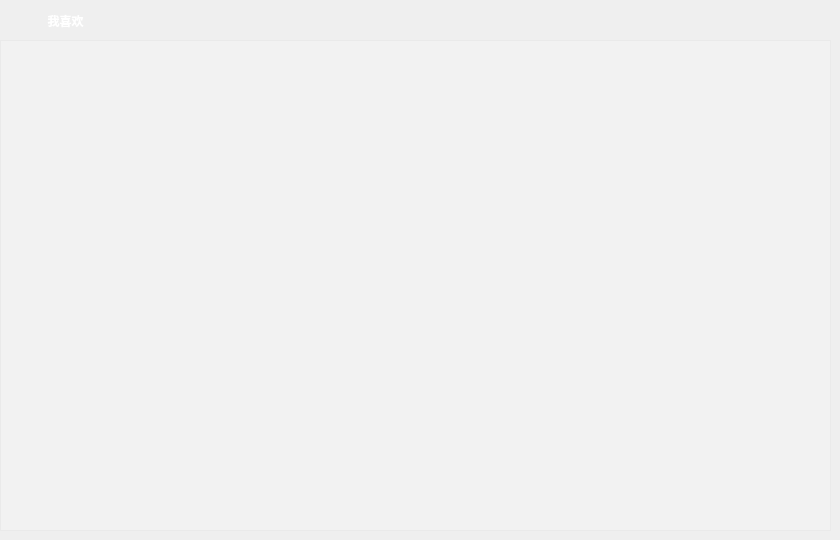
   <widget class="QWidget" name="page_2">
    <widget class="QLabel" name="titleLabel_4">
     <property name="enabled">
      <bool>true</bool>
     </property>
     <property name="geometry">
      <rect>
       <x>30</x>
       <y>0</y>
       <width>71</width>
       <height>41</height>
      </rect>
     </property>
     <property name="font">
      <font>
       <family>Microsoft YaHei UI</family>
       <pointsize>9</pointsize>
       <weight>75</weight>
       <italic>false</italic>
       <bold>true</bold>
      </font>
     </property>
     <property name="styleSheet">
      <string notr="true">color:rgb(255, 255, 255);
</string>
     </property>
     <property name="text">
      <string>我喜欢</string>
     </property>
     <property name="alignment">
      <set>Qt::AlignCenter</set>
     </property>
    </widget>
    <widget class="MusicListWidget" name="favorMusicWidget">
     <property name="geometry">
      <rect>
       <x>0</x>
       <y>40</y>
       <width>831</width>
       <height>491</height>
      </rect>
     </property>
     <property name="font">
      <font>
       <weight>75</weight>
       <bold>true</bold>
      </font>
     </property>
     <property name="styleSheet">
      <string notr="true">color: rgb(255, 255, 255);
background-color: rgba(255, 255, 255, 50);
</string>
     </property>
     <property name="horizontalScrollBarPolicy">
      <enum>Qt::ScrollBarAlwaysOff</enum>
     </property>
     <property name="sizeAdjustPolicy">
      <enum>QAbstractScrollArea::AdjustToContentsOnFirstShow</enum>
     </property>
     <property name="selectionMode">
      <enum>QAbstractItemView::SingleSelection</enum>
     </property>
     <property name="isWrapping" stdset="0">
      <bool>false</bool>
     </property>
     <property name="wordWrap">
      <bool>false</bool>
     </property>
     <property name="selectionRectVisible">
      <bool>false</bool>
     </property>
     <property name="sortingEnabled">
      <bool>false</bool>
     </property>
    </widget>
    <widget class="QPushButton" name="btnAddtoFavor">
     <property name="geometry">
      <rect>
       <x>0</x>
       <y>0</y>
       <width>35</width>
       <height>41</height>
      </rect>
     </property>
     <property name="minimumSize">
      <size>
       <width>35</width>
       <height>35</height>
      </size>
     </property>
     <property name="cursor">
      <cursorShape>PointingHandCursor</cursorShape>
     </property>
     <property name="toolTip">
      <string>添加音乐</string>
     </property>
     <property name="styleSheet">
      <string notr="true">QPushButton
{
background-image: url(:/image/image/image/add.png);
background-repeat:no-repeat;
background-position:center center;
border:none;
}

QPushButton:hover{
background-image: url(:/image/image/image-hover/add-hover.png);
background-repeat:no-repeat;
background-position:center center;
}

QPushButton:pressed{
background-image: url(:/image/image/image/add.png);
background-repeat:no-repeat;
background-position:center center;
}
</string>
     </property>
     <property name="text">
      <string/>
     </property>
    </widget>
    <widget class="QWidget" name="layoutWidget_2">
     <property name="geometry">
      <rect>
       <x>670</x>
       <y>0</y>
       <width>155</width>
       <height>43</height>
      </rect>
     </property>
     <layout class="QHBoxLayout" name="horizontalLayout_3">
      <item>
       <widget class="QPushButton" name="btnSortSinger_2">
        <property name="font">
         <font>
          <family>Microsoft YaHei UI</family>
          <pointsize>10</pointsize>
          <weight>75</weight>
          <bold>true</bold>
         </font>
        </property>
        <property name="cursor">
         <cursorShape>PointingHandCursor</cursorShape>
        </property>
        <property name="toolTip">
         <string>按歌手名排序</string>
        </property>
        <property name="styleSheet">
         <string notr="true"/>
        </property>
        <property name="text">
         <string/>
        </property>
        <property name="icon">
         <iconset resource="../qrc/imagefile.qrc">
          <normaloff>:/image/image/image/singer.png</normaloff>:/image/image/image/singer.png</iconset>
        </property>
        <property name="iconSize">
         <size>
          <width>30</width>
          <height>30</height>
         </size>
        </property>
        <property name="flat">
         <bool>true</bool>
        </property>
       </widget>
      </item>
      <item>
       <widget class="QPushButton" name="btnSortTitle_2">
        <property name="font">
         <font>
          <family>Microsoft YaHei UI</family>
          <pointsize>10</pointsize>
          <weight>75</weight>
          <bold>true</bold>
         </font>
        </property>
        <property name="cursor">
         <cursorShape>PointingHandCursor</cursorShape>
        </property>
        <property name="toolTip">
         <string>按歌曲名排序</string>
        </property>
        <property name="styleSheet">
         <string notr="true"/>
        </property>
        <property name="text">
         <string/>
        </property>
        <property name="icon">
         <iconset resource="../qrc/imagefile.qrc">
          <normaloff>:/image/image/image/sort-alpha-asc_ea48_ether.png</normaloff>:/image/image/image/sort-alpha-asc_ea48_ether.png</iconset>
        </property>
        <property name="iconSize">
         <size>
          <width>30</width>
          <height>30</height>
         </size>
        </property>
        <property name="flat">
         <bool>true</bool>
        </property>
       </widget>
      </item>
      <item>
       <widget class="QPushButton" name="btnSortDuration_2">
        <property name="font">
         <font>
          <family>Microsoft YaHei UI</family>
          <pointsize>10</pointsize>
          <weight>75</weight>
          <bold>true</bold>
         </font>
        </property>
        <property name="cursor">
         <cursorShape>PointingHandCursor</cursorShape>
        </property>
        <property name="toolTip">
         <string>按时长排序</string>
        </property>
        <property name="styleSheet">
         <string notr="true"/>
        </property>
        <property name="text">
         <string/>
        </property>
        <property name="icon">
         <iconset resource="../qrc/imagefile.qrc">
          <normaloff>:/image/image/image/duration.png</normaloff>:/image/image/image/duration.png</iconset>
        </property>
        <property name="iconSize">
         <size>
          <width>30</width>
          <height>30</height>
         </size>
        </property>
        <property name="flat">
         <bool>true</bool>
        </property>
       </widget>
      </item>
     </layout>
    </widget>
    <widget class="QPushButton" name="btnNeaten_2">
     <property name="geometry">
      <rect>
       <x>590</x>
       <y>0</y>
       <width>41</width>
       <height>41</height>
      </rect>
     </property>
     <property name="font">
      <font>
       <family>Microsoft YaHei UI</family>
       <pointsize>10</pointsize>
       <weight>75</weight>
       <bold>true</bold>
      </font>
     </property>
     <property name="cursor">
      <cursorShape>PointingHandCursor</cursorShape>
     </property>
     <property name="toolTip">
      <string>整理歌曲（排序且去除重复）</string>
     </property>
     <property name="styleSheet">
      <string notr="true"/>
     </property>
     <property name="text">
      <string/>
     </property>
     <property name="icon">
      <iconset resource="../qrc/imagefile.qrc">
       <normaloff>:/image/image/image/remove_dup.png</normaloff>:/image/image/image/remove_dup.png</iconset>
     </property>
     <property name="iconSize">
      <size>
       <width>30</width>
       <height>30</height>
      </size>
     </property>
     <property name="flat">
      <bool>true</bool>
     </property>
    </widget>
    <widget class="QPushButton" name="btnClear_3">
     <property name="geometry">
      <rect>
       <x>100</x>
       <y>0</y>
       <width>41</width>
       <height>41</height>
      </rect>
     </property>
     <property name="font">
      <font>
       <family>Microsoft YaHei UI</family>
       <pointsize>10</pointsize>
       <weight>75</weight>
       <bold>true</bold>
      </font>
     </property>
     <property name="cursor">
      <cursorShape>PointingHandCursor</cursorShape>
     </property>
     <property name="toolTip">
      <string>清空当前列表</string>
     </property>
     <property name="styleSheet">
      <string notr="true"/>
     </property>
     <property name="text">
      <string/>
     </property>
     <property name="icon">
      <iconset resource="../qrc/imagefile.qrc">
       <normaloff>:/image/image/image/clear.png</normaloff>:/image/image/image/clear.png</iconset>
     </property>
     <property name="iconSize">
      <size>
       <width>30</width>
       <height>30</height>
      </size>
     </property>
     <property name="flat">
      <bool>true</bool>
     </property>
    </widget>
   </widget>
